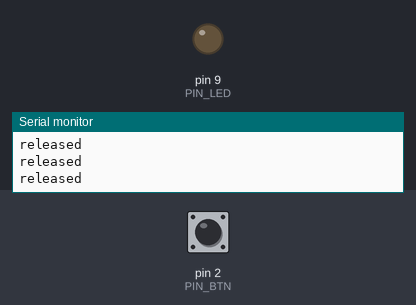
The sketch below on a simulated Arduino Uno, built with avr-gcc and run on an emulated ATmega328P. On the bench: output pins drawn as LEDs (lit = HIGH), the last lines printed to the serial monitor. The test bench sets the inputs (shaded band); at power-on: pin 2 (PIN_BTN) HIGH.

Above: at 1.2 s.
1.3 s: pin 2 (PIN_BTN) pulled LOW for 0.15 s
At 1.37 s:
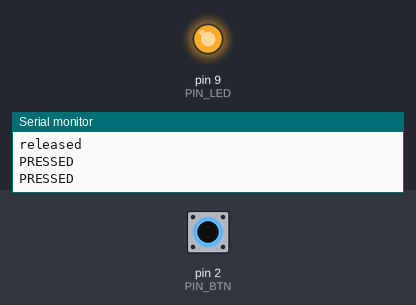
2.9 s: pin 2 (PIN_BTN) pulled LOW for 3.2 s
At 6.7 s:
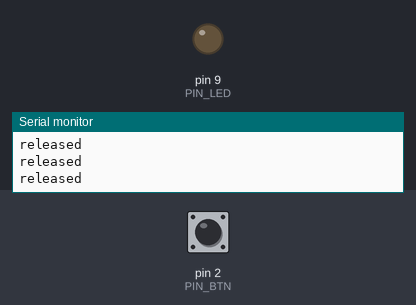
Timing chart, 0 to 8.2 s (numbered marks = the images above; inputs shaded):
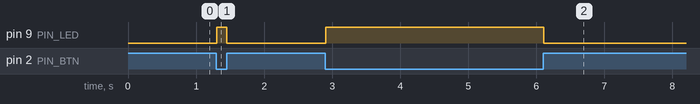

The sketch:

03_Button_LED.ino
```cpp
const uint8_t PIN_LED = 9; // LED via 220Ω -> GND
const uint8_t PIN_BTN = 2; // button leg -> D2, other leg -> GND

void setup() {
  pinMode(PIN_BTN, INPUT_PULLUP); // internal pull-up ON: open = HIGH, pressed = LOW
  pinMode(PIN_LED, OUTPUT);
  Serial.begin(9600); // opens the serial channel to PC
}

void loop() {
  bool pressed = (digitalRead(PIN_BTN) == LOW); // active-LOW: pressed pulls pin to GND
  digitalWrite(PIN_LED, pressed ? HIGH : LOW);
  Serial.println(pressed ? "PRESSED" : "released");
  delay(50); // slow the Serial spam; we'll do this properly with millis() soon
}
```

Measured:
- after the input at 1.3 s, pin 9 (PIN_LED): LOW → HIGH at once, → LOW 0.15 s later
- after the input at 2.9 s, pin 9 (PIN_LED): LOW → HIGH at once, → LOW 3.2 s later
